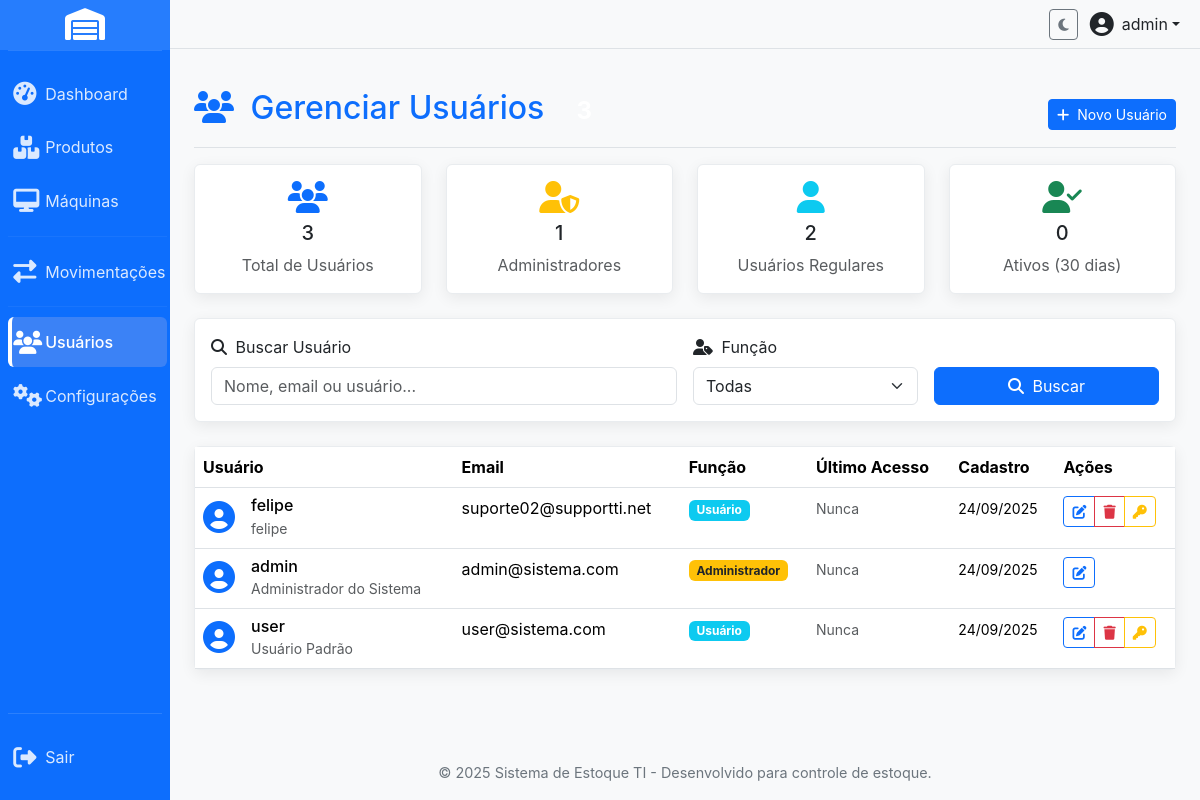
The page /users.php (signed in) on the database as committed earlier.
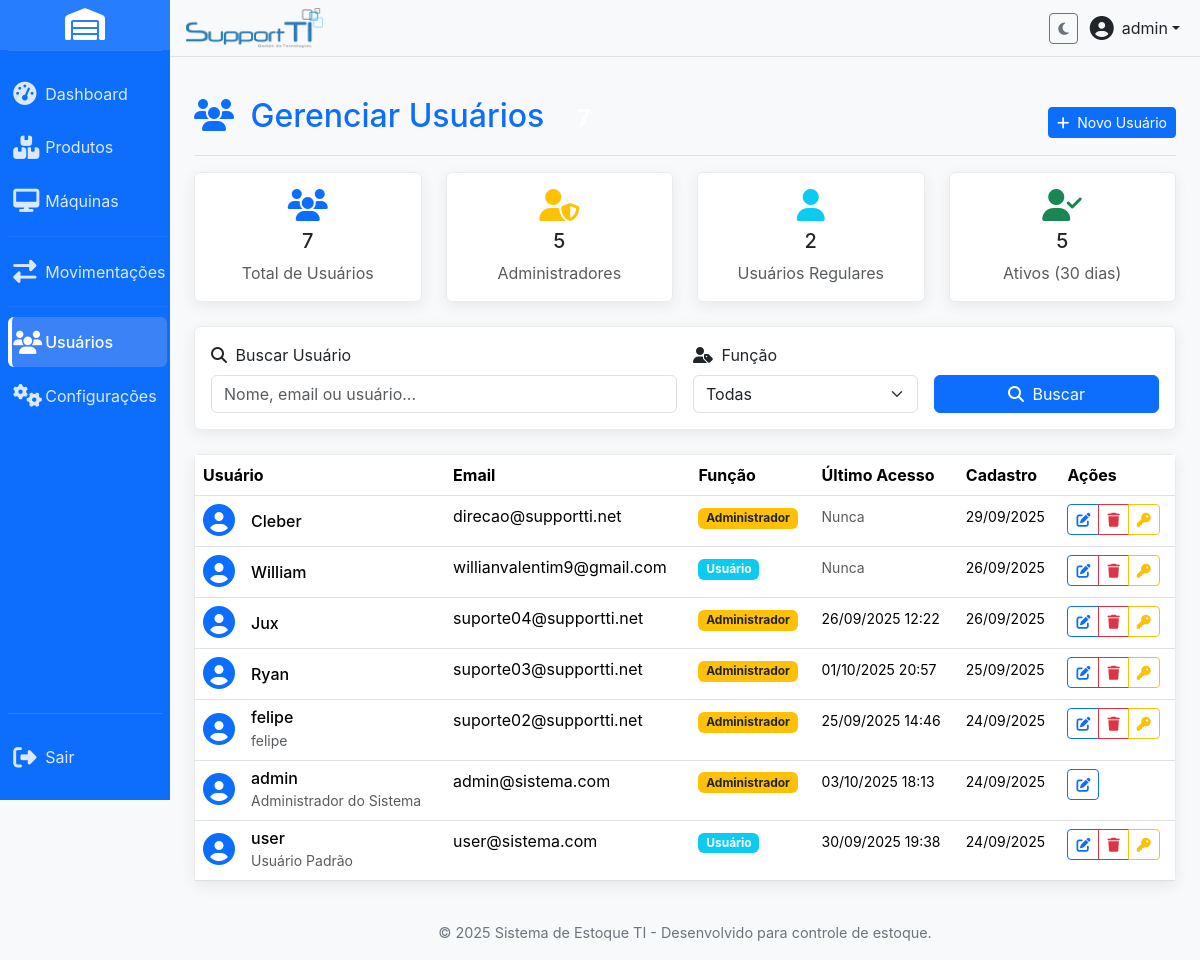
The same page on the database as committed later.
### tables this page shows
CREATE TABLE IF NOT EXISTS `users` (
  `id` int(11) NOT NULL AUTO_INCREMENT,
  `username` varchar(50) NOT NULL,
  `password` varchar(255) NOT NULL,
  `email` varchar(100) NOT NULL,
  `role` varchar(20) DEFAULT 'user',
  `full_name` varchar(255) DEFAULT NULL,
  `avatar` varchar(255) DEFAULT NULL,
  `last_login` timestamp NULL DEFAULT NULL,
  `reset_token` varchar(64) DEFAULT NULL,
  `reset_token_expires_at` datetime DEFAULT NULL,
  `created_at` timestamp NOT NULL DEFAULT current_timestamp(),
  `updated_at` timestamp NOT NULL DEFAULT current_timestamp() ON UPDATE current_timestamp(),
  `theme` varchar(50) DEFAULT 'blue',
  PRIMARY KEY (`id`),
  UNIQUE KEY `username` (`username`),
  UNIQUE KEY `email` (`email`)
);

### config.php (called while the page is built, shortened)
<?php
function getConnection() {
    static $pdo = null;
    if ($pdo === null) {
        try {
            $dsn = "mysql:host=" . DB_HOST . ";dbname=" . DB_NAME . ";charset=" . DB_CHARSET;
            $options = [
                PDO::ATTR_ERRMODE            => PDO::ERRMODE_EXCEPTION,
                PDO::ATTR_DEFAULT_FETCH_MODE => PDO::FETCH_ASSOC,
                PDO::ATTR_EMULATE_PREPARES   => false,
            ];
            $pdo = new PDO($dsn, DB_USER, DB_PASS, $options);
        } catch (PDOException $e) {
            error_log("Erro de conexão com o banco de dados: " . $e->getMessage());
            die("Erro de conexão com o banco de dados. Verifique as configurações em config.php e se o serviço MySQL está em execução.");
        }
    }
    return $pdo;
}
$system_settings_defaults = [
    "system_name" => "Sistema de Estoque TI",
    "company_name" => "Sua Empresa",
    "company_slogan" => "Controle total do seu estoque",
    "theme_color" => "blue",
];
try {
    $pdo = getConnection();
    $pdo->exec("CREATE TABLE IF NOT EXISTS system_settings (
        id INT AUTO_INCREMENT PRIMARY KEY,
        setting_key VARCHAR(100) UNIQUE NOT NULL,
        setting_value TEXT
    )");
    $stmt = $pdo->query("SELECT setting_key, setting_value FROM system_settings");
    $db_settings = $stmt->fetchAll(PDO::FETCH_KEY_PAIR);
    $system_settings = array_merge($system_settings_defaults, $db_settings);
} catch (PDOException $e) {
    error_log("Erro ao carregar configurações do banco: " . $e->getMessage());
    $system_settings = $system_settings_defaults;
}
function isLoggedIn() {
    return isset($_SESSION["user_id"]) && !empty($_SESSION["user_id"]);
}
?>

### users.php (the view, shortened to what the changed rows need)
<?php
require_once 'config.php';
$page = max(1, intval($_GET['page'] ?? 1));
$per_page = 20;
$offset = ($page - 1) * $per_page;
$params = [];
$where_clause = '';
try {
    $pdo = getConnection();
    $count_sql = "SELECT COUNT(*) as total FROM users $where_clause";
    $count_stmt = $pdo->prepare($count_sql);
    $count_stmt->execute($params);
    $total_users = $count_stmt->fetch()['total'];
    $sql = "SELECT * FROM users $where_clause ORDER BY created_at DESC LIMIT $per_page OFFSET $offset";
    $stmt = $pdo->prepare($sql);
    $stmt->execute($params);
    $users = $stmt->fetchAll();
    $stats_stmt = $pdo->query("
        SELECT
            COUNT(*) as total,
            COUNT(CASE WHEN role = 'admin' THEN 1 END) as admins,
            COUNT(CASE WHEN role = 'user' THEN 1 END) as regular_users,
            COUNT(CASE WHEN last_login >= DATE_SUB(NOW(), INTERVAL 30 DAY) THEN 1 END) as active_users
        FROM users
    ");
    $stats = $stats_stmt->fetch();
} catch (PDOException $e) {
    error_log("Erro ao buscar usuários: " . $e->getMessage());
    $users = [];
    $total_users = 0;
    $total_pages = 0;
    $stats = ['total' => 0, 'admins' => 0, 'regular_users' => 0, 'active_users' => 0];
}
?>
<?php include 'includes/header.php'; ?>
<div class="d-flex justify-content-between flex-wrap flex-md-nowrap align-items-center pt-3 pb-2 mb-3 border-bottom">
    <h1 class="h2 text-primary-custom">
        <i class="fas fa-users me-2"></i>
        Gerenciar Usuários
        <span class="badge badge-custom-secondary ms-2"><?php echo number_format($total_users); ?></span>
    </h1>
</div>
<div class="row mb-4">
    <div class="col-md-3">
        <div class="card card-custom text-center">
            <div class="card-body">
                <i class="fas fa-users fa-2x text-primary-custom mb-2"></i>
                <h5 class="card-title"><?php echo number_format($stats['total']); ?></h5>
                <p class="card-text text-muted">Total de Usuários</p>
            </div>
        </div>
    </div>
    <div class="col-md-3">
        <div class="card card-custom text-center">
            <div class="card-body">
                <i class="fas fa-user-shield fa-2x text-warning mb-2"></i>
                <h5 class="card-title"><?php echo number_format($stats['admins']); ?></h5>
                <p class="card-text text-muted">Administradores</p>
            </div>
        </div>
    </div>
    <div class="col-md-3">
        <div class="card card-custom text-center">
            <div class="card-body">
                <i class="fas fa-user-check fa-2x text-success mb-2"></i>
                <h5 class="card-title"><?php echo number_format($stats['active_users']); ?></h5>
                <p class="card-text text-muted">Ativos (30 dias)</p>
            </div>
        </div>
    </div>
</div>
<div class="card card-custom">
    <div class="card-body p-0">
        <?php if (!empty($users)): ?>
            <div class="table-responsive">
                <table class="table table-hover mb-0">
                    <thead class="table-header-custom">
                        <tr>
                            <th>Usuário</th>
                            <th>Email</th>
                            <th>Função</th>
                            <th>Último Acesso</th>
                            <th>Cadastro</th>
                            <th>Ações</th>
                        </tr>
                    </thead>
                    <tbody>
                        <?php foreach ($users as $user): ?>
                            <tr>
                                <td>
                                    <div class="d-flex align-items-center">
                                        <div class="user-avatar me-3">
                                            <i class="fas fa-user-circle fa-2x text-primary-custom"></i>
                                        </div>
                                        <div>
                                            <h6 class="mb-0"><?php echo htmlspecialchars($user['username']); ?></h6>
                                            <?php if (!empty($user['full_name'])): ?>
                                                <small class="text-muted"><?php echo htmlspecialchars($user['full_name']); ?></small>
                                            <?php endif; ?>
                                        </div>
                                    </div>
                                </td>
                                <td><?php echo htmlspecialchars($user['email']); ?></td>
                                <td>
                                    <span class="badge <?php echo $user['role'] === 'admin' ? 'bg-warning text-dark' : 'bg-info'; ?>">
                                        <?php echo $user['role'] === 'admin' ? 'Administrador' : 'Usuário'; ?>
                                    </span>
                                </td>
                                <td>
                                    <?php if ($user['last_login']):
                                        echo "<small>" . date('d/m/Y H:i', strtotime($user['last_login'])) . "</small>";
                                    else:
                                        echo "<small class=\"text-muted\">Nunca</small>";
                                    endif; ?>
                                </td>
                                <td>
                                    <small><?php echo date('d/m/Y', strtotime($user['created_at'])); ?></small>
                                </td>
                                <td>
                                    <div class="btn-group btn-group-sm">
                                        <button type="button"
                                                class="btn btn-outline-primary"
                                                onclick="editUser(<?php echo $user['id']; ?>, '<?php echo htmlspecialchars(addslashes($user['username'])); ?>')"
                                                data-bs-toggle="tooltip"
                                                title="Editar">
                                            <i class="fas fa-edit"></i>
                                        </button>
                                        <?php if ($user["id"] != $_SESSION["user_id"]): ?>
                                            <button type="button"
                                                    class="btn btn-outline-danger"
                                                    onclick="openDeleteModal('user', <?php echo $user['id']; ?>, '<?php echo htmlspecialchars(addslashes($user['username'])); ?>')"
                                                    data-bs-toggle="tooltip"
                                                    title="Excluir">
                                                <i class="fas fa-trash"></i>
                                            </button>
                                            <button type="button"
                                                    class="btn btn-outline-warning"
                                                    onclick="changePassword(<?php echo $user['id']; ?>, '<?php echo htmlspecialchars(addslashes($user['username'])); ?>')"
                                                    data-bs-toggle="tooltip"
                                                    title="Alterar Senha">
                                                <i class="fas fa-key"></i>
                                            </button>
                                        <?php endif; ?>
                                    </div>
                                </td>
                            </tr>
                        <?php endforeach; ?>
                    </tbody>
                </table>
            </div>
        <?php endif; ?>
    </div>
</div>
<?php include 'includes/footer.php'; ?>

### includes/header.php (shortened to what the changed rows need)
<?php
require_once 'config.php';
$current_theme = $system_settings["theme_color"] ?? "light";
if (isLoggedIn()) {
    $user_id = $_SESSION["user_id"];
    try {
        $pdo = getConnection();
        $stmt = $pdo->prepare("SELECT setting_value FROM system_settings WHERE setting_key = ?");
        $stmt->execute(["user_theme_{$user_id}"]);
        $user_theme_preference = $stmt->fetchColumn();
        if ($user_theme_preference) {
            $current_theme = $user_theme_preference;
        }
    } catch (PDOException $e) {
        error_log("Erro ao carregar preferência de tema do usuário: " . $e->getMessage());
    }
}
$logo_path = $system_settings['company_logo'] ?? '';
?>
<!DOCTYPE html>
<html lang="pt-BR">
<head>
    <link href="css/bootstrap.min.css" rel="stylesheet">
    <link href="css/themes.css" rel="stylesheet">
    <link href="https://cdnjs.cloudflare.com/ajax/libs/font-awesome/6.4.0/css/all.min.css" rel="stylesheet">
    <link href="css/custom.css" rel="stylesheet">
</head>
<body class="theme-<?php echo htmlspecialchars($current_theme); ?>">
<div class="wrapper">
    <div id="main-content-wrapper" class="d-flex flex-column flex-grow-1">
        <?php if (isLoggedIn() && !isset($hide_sidebar)): ?>
        <header class="d-flex align-items-center py-2 px-3 border-bottom bg-light no-print">
            <ul class="navbar-nav d-flex flex-row align-items-center w-100">
                <li class="nav-item">
                    <a href="dashboard.php" class="navbar-brand-logo">
                        <?php if (!empty($logo_path) && file_exists($logo_path)): ?>
                            <img src="<?php echo htmlspecialchars($logo_path); ?>?v=<?php echo time(); ?>" alt="Logo da Empresa">
                        <?php endif; ?>
                    </a>
                </li>
            </ul>
        </header>
        <?php endif; ?>
        <main class="p-3 p-md-4 flex-grow-1">

Rows that differ between the two databases and show on the page:
added users: username "Cleber", email "direcao@supportti.net", role "Administrador", shows "Nunca", created_at "29/09/2025"
added users: username "William", email "willianvalentim9@gmail.com", role "Usuário", shows "Nunca", created_at "26/09/2025"
added users: username "Jux", email "suporte04@supportti.net", role "Administrador", last_login "26/09/2025 12:22", created_at "26/09/2025"
added users: username "Ryan", email "suporte03@supportti.net", role "Administrador", last_login "01/10/2025 20:57", created_at "25/09/2025"
changed users "felipe": last_login (not shown) → "25/09/2025 14:46"; role "Usuário" → "Administrador"; no longer shows "Nunca"
changed users "admin": last_login (not shown) → "03/10/2025 18:13"; no longer shows "Nunca"
changed users "user": last_login (not shown) → "30/09/2025 19:38"; no longer shows "Nunca"
Other text that changed with them:
$stats['total']: "3" → "7"
$stats['admins']: "1" → "5"
$stats['active_users']: "0" → "5"
